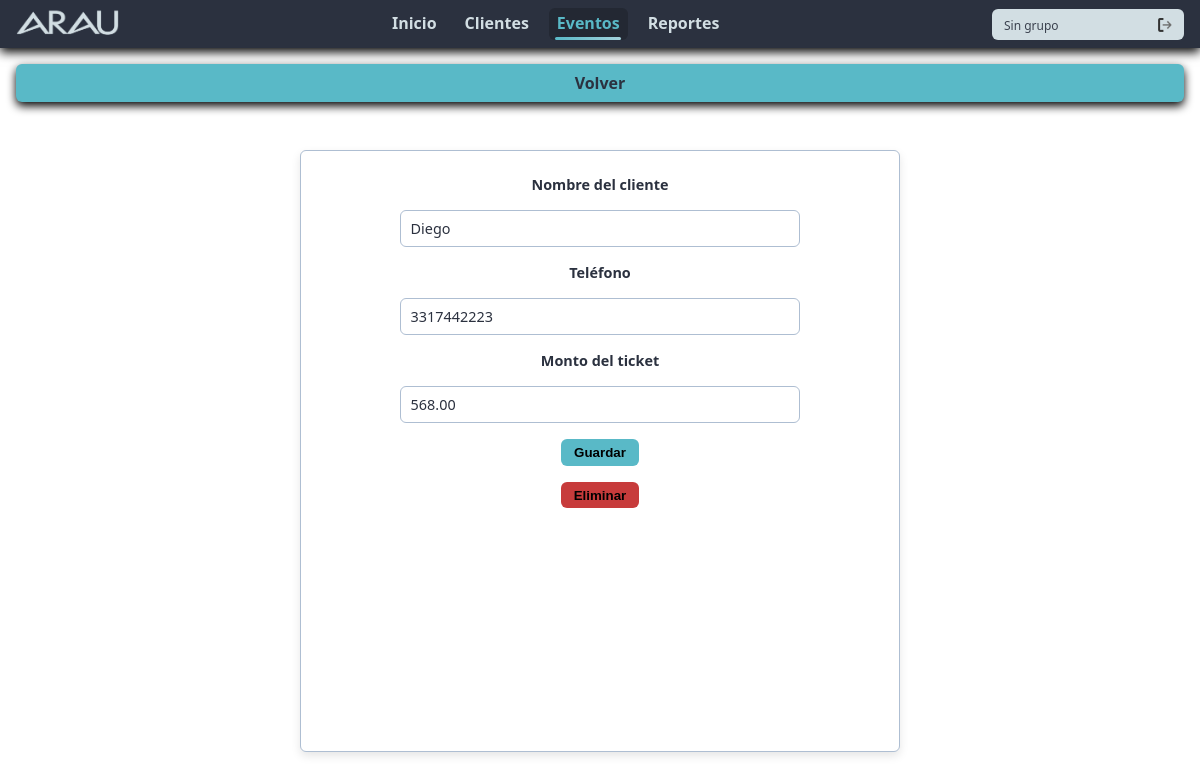
Screenshot of /eventos/editar/23/?next=/eventos/lista/ with the database file from the repository.
### eventos/models.py (models this page shows, shortened)
class Evento(models.Model):
    cliente = models.ForeignKey(
        User,
        on_delete=models.CASCADE,
        related_name="eventos"
    )
    nombre = models.CharField(max_length=200)
    telefono = models.CharField(max_length=20)
    ticket = models.DecimalField(max_digits=10, decimal_places=2)
    fecha_registro = models.DateTimeField(auto_now_add=True)

### eventos/views.py (the view)
# urls.py: path('editar/<int:pk>/', views.editar_evento, name='editar_evento'),
def editar_evento(request, pk):
    evento = get_object_or_404(Evento, pk=pk)
    if request.method == "POST":
        form = EventoForm(request.POST, instance=evento)
        if form.is_valid():
            form.save()
            next_url = request.POST.get('next') or reverse('eventos_lista')
            return redirect(next_url)
    else:
        form = EventoForm(instance=evento)
    back_url = request.GET.get('next') or reverse('eventos_lista')
    return render(request, "eventos/form.html", {
        "form": form,
        "puede_eliminar": not request.user.groups.filter(name='Cliente').exists(),
        "back_url": back_url,
        'is_cliente': request.user.groups.filter(name='Cliente').exists(),
    })

### eventos/forms.py (shortened to what this page needs)
class EventoForm(forms.ModelForm):
    class Meta:
        model = Evento
        fields = ['nombre', 'telefono', 'ticket']
        labels = {
            'nombre': 'Nombre del cliente',
            'telefono': 'Teléfono',
            'ticket': 'Monto del ticket',
        }
        widgets = {
            'telefono': forms.TextInput(attrs={
                'maxlength': '10',
                'inputmode': 'numeric',
                'pattern': r'\d{10}',
                'placeholder': '10 dígitos',
                'oninput': "this.value=this.value.replace(/\\D/g,'').slice(0,10);",
            })
        }

### eventos/templates/eventos/form.html (shortened to what this page needs)
{% extends "form.html" %}
{% block back_link %}
  <div class="filter-container">
    <a href="{{ back_url }}">Volver</a>
  </div>
{% endblock %}
{% block form_fields %}
  {% for field in form %}
    <label for="{{ field.id_for_label }}">{{ field.label }}</label>
    {{ field }}
  {% endfor %}
{% endblock %}
{% block extra_actions %}
  {% if form.instance.pk and puede_eliminar %}
    <button type="submit"
            class="btn-submit"
            style="background-color:#c73b3b; margin-top:.5rem;"
            formmethod="post"
            formnovalidate
            formaction="{% url 'eliminar_evento' form.instance.pk %}">
      Eliminar
    </button>
  {% endif %}
{% endblock %}

### static/css/style.css (style rules this page uses)
:root { --fuente-principal: 'Poppins', system-ui, -apple-system, "Segoe UI", Roboto, sans-serif; font-family: var(--fuente-principal); }
*, *::before, *::after { box-sizing: border-box; }
html, body { background-color: #ffffff; margin: 0; display: flex; flex-direction: column; height: 100%; overflow-x: hidden; }
.filter-container { width: 100%; background-color: #59b9c7; color: #2b313f; margin-bottom: 1rem; font-weight: 600; font-style: normal; border-radius: 6px; text-align: center; padding: 0.5rem; box-sizing: border-box; overflow: hidden; max-width: 100%; box-shadow: 0 4px 10px #000000; position: relative; display: flex; flex-wrap: wrap; align-items: center; justify-content: center; gap: .5rem; }
.filter-container a { color: inherit; text-decoration: none; white-space: nowrap; }
.form-container label { color: #003b71; font-weight: 600; font-size: 0.85rem; align-self: center; text-align: center; }
.form-container input, .form-container select, .form-container textarea { width: 100%; max-width: 400px; }
.form-container label + input, .form-container label + select, .form-container label + textarea { margin-top: .5rem; }
.form-container input, .form-container select, .form-container textarea { margin-bottom: .5rem; }
.btn-submit, .btn-detalle, .btn-filter { display: inline-flex; align-items: center; gap: 0.25rem; background-color: #59b9c7; border: 1px solid transparent; color: inherit; text-decoration: none; padding: 0.35rem 0.75rem; border-radius: 6px; white-space: nowrap; line-height: 1; font-weight: 600; cursor: pointer; vertical-align: middle; }
.form-container label { color: #2b313f; font-weight: 600; font-size: 0.9rem; text-align: center; }
.form-container input, .form-container select, .form-container textarea { width: 100%; max-width: 400px; padding: 0.5rem 0.6rem; border: 1px solid #aebed2; border-radius: 6px; font-family: var(--fuente-principal); font-size: 0.9rem; color: #2b313f; background-color: #ffffff; transition: border-color .2s ease, box-shadow .2s ease; }
.btn-submit { cursor: pointer; }

### rows the page displays
Evento: form "Diego" "3317442223" "568.00"

### other values shown
{{ field.label }} "Nombre del cliente" "Teléfono" "Monto del ticket"
